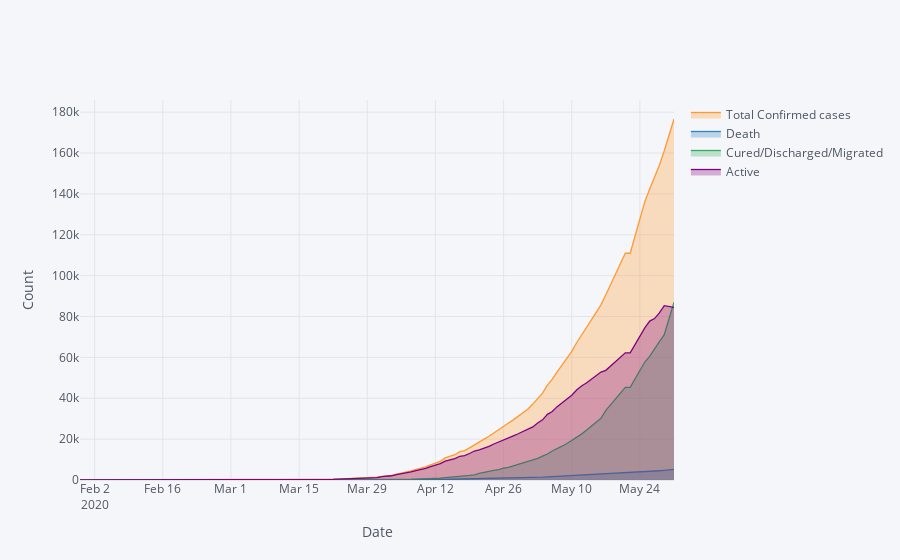

This figure's notebook cell:
### Code cell
ab=complete_data[['Date','Total Confirmed cases','Death','Cured/Discharged/Migrated','Active']].groupby(by=['Date']).sum()
ab.iplot(kind='line',xTitle='Date',yTitle='Count',fill=True)
